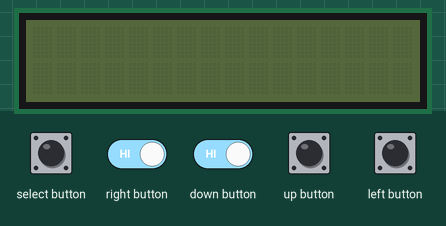
Bench run of a program on a simulated Raspberry Pi (BCM pin numbers). Parts: 16×2 character LCD. Inputs (shaded band) come from the test bench; at power-on: down button, left button, right button, select button, up button HIGH. At 10.2 s the program stops and its outputs stay as they are.

Above: at 1.2 s.
1.3 s: select button pulled LOW for 0.15 s
2.0 s: right button driven LOW and down button driven LOW
3.7 s: down button driven HIGH
At 5.1 s:
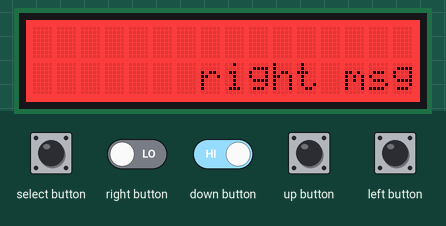
5.5 s: up button pulled LOW for 0.15 s
At 5.61 s:
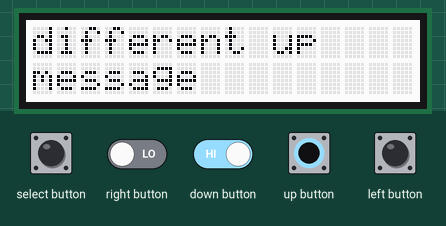
7.1 s: left button pulled LOW for 0.15 s
At 7.21 s:
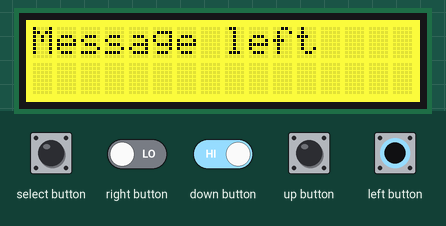
8.7 s: select button pulled LOW for 1 s
At 9.4 s:
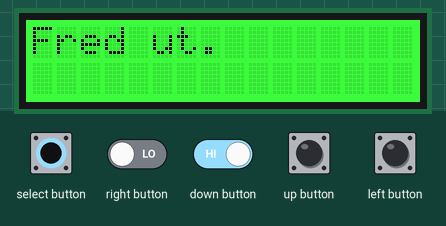
Timing chart, 0 to 11.7 s (numbered marks = the images above; inputs shaded):
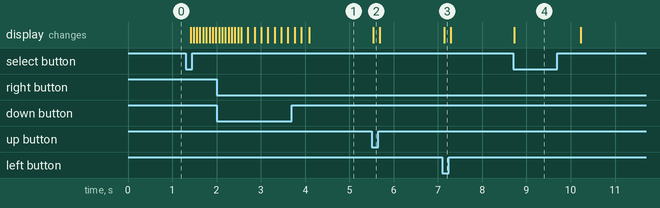

The program:

CharLCDPlate.py
```python
#!/usr/bin/python

from time import sleep
from Adafruit_CharLCDPlate import Adafruit_CharLCDPlate

class CharLCDPlate(Adafruit_CharLCDPlate):

  def __init__(self, bm=()):
    Adafruit_CharLCDPlate.__init__(self)
    self.backlight(self.OFF)
    if not bm or type(bm) != list:
      bm = []
    bm += [''] * (4 - len(bm))
    self.buttons = dict(
      left= dict(button=self.LEFT,  bg=self.YELLOW, msg=bm[0]),
      up=   dict(button=self.UP,    bg=self.ON,     msg=bm[1]),
      down= dict(button=self.DOWN,  bg=self.TEAL,   msg=bm[2]),
      right=dict(button=self.RIGHT, bg=self.VIOLET, msg=bm[3])
    )

  def set_button(self, **buttons):
    """Set new values for one or more buttons.
    Example: set_button(left=dict(bg=3, msg="New message"))
    """
    for key, value in buttons.items():
      self.buttons[key].update(value)

  def message_bg(self, msg, bg=-1, **ignored):
    self.clear()
    self.message(msg)
    if bg >= 0:
      self.backlight(bg)

  def slideLeft(self, steps=16, freq=.07):
    for i in range(steps):
      self.scrollDisplayLeft()
      sleep(freq)

  def messageSlideLeft(self, msg, bg=-1, steps=16):
    self.message_bg("\n".join([" " * steps + l for l in msg.split("\n")]), bg)
    self.slideLeft(steps)

  def toggle_backlight(self, repeat, col1, col2, freq=.15):
    for i in range(repeat):
      self.backlight(i % 2 and col1 or col2)
      sleep(freq)

  def start_wait(self, wait=True):
    while wait:
      if self.buttonPressed(self.SELECT):
        break

  def start_listen(self, wait=True, goodbye_msg=""):
    prev = -1
    while wait:
      if self.buttonPressed(self.SELECT):
        self.message_bg(goodbye_msg, bg=2)
        sleep(1.5)
        self.message_bg("", bg=0)
        break

      for button in self.buttons.values():
        if self.buttonPressed(button['button']):
          if button is not prev:
            self.message_bg(**button)
            prev = button
          break

  def off(self):
    self.clear()
    self.backlight(self.OFF)


if __name__ == '__main__':
  lcd = CharLCDPlate([
    "Message left",
    " UUUUUP",
    "\n   DOWN",
    "\n       right msg"
  ])
  lcd.set_button(up=dict(msg="different up\nmessage"), right=dict(bg=lcd.RED))
  lcd.start_wait()
  lcd.messageSlideLeft("Demo starting\n    nooooow!!", bg=lcd.BLUE)
  lcd.toggle_backlight(10, 1, 2)
  lcd.start_listen(goodbye_msg="Fred ut.")
```

Measured:
- after the input at 3.7 s, the display: first differs from a run without the input after 0.40 s (image 1)
- after the input at 5.5 s, the display: changes at once (image 2)
- after the input at 7.1 s, the display: changes at once (image 3)
- after the input at 8.7 s, the display: changes at once (image 4)
